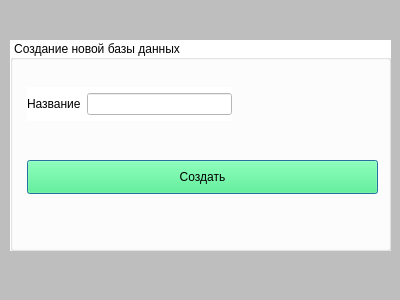
<?xml version="1.0" encoding="UTF-8"?>
<ui version="4.0">
 <class>create_db</class>
 <widget class="QDialog" name="create_db">
  <property name="geometry">
   <rect>
    <x>0</x>
    <y>0</y>
    <width>400</width>
    <height>300</height>
   </rect>
  </property>
  <property name="windowTitle">
   <string>Dialog</string>
  </property>
  <property name="styleSheet">
   <string notr="true">background-color: rgb(190, 190, 190);
</string>
  </property>
  <widget class="QGroupBox" name="groupBox">
   <property name="geometry">
    <rect>
     <x>10</x>
     <y>40</y>
     <width>381</width>
     <height>211</height>
    </rect>
   </property>
   <property name="styleSheet">
    <string notr="true">background-color: rgb(255, 255, 255);</string>
   </property>
   <property name="title">
    <string>Создание новой базы данных</string>
   </property>
   <widget class="QLabel" name="label_2">
    <property name="geometry">
     <rect>
      <x>60</x>
      <y>130</y>
      <width>58</width>
      <height>18</height>
     </rect>
    </property>
    <property name="text">
     <string/>
    </property>
   </widget>
   <widget class="QPushButton" name="pushButton">
    <property name="geometry">
     <rect>
      <x>17</x>
      <y>120</y>
      <width>351</width>
      <height>34</height>
     </rect>
    </property>
    <property name="styleSheet">
     <string notr="true">background-color: rgb(57, 255, 120);</string>
    </property>
    <property name="text">
     <string>Создать</string>
    </property>
   </widget>
   <widget class="QWidget" name="layoutWidget">
    <property name="geometry">
     <rect>
      <x>17</x>
      <y>47</y>
      <width>205</width>
      <height>34</height>
     </rect>
    </property>
    <layout class="QHBoxLayout" name="horizontalLayout">
     <item>
      <widget class="QLabel" name="label">
       <property name="text">
        <string>Название</string>
       </property>
      </widget>
     </item>
     <item>
      <widget class="QLineEdit" name="name"/>
     </item>
    </layout>
   </widget>
  </widget>
 </widget>
 <resources/>
 <connections/>
</ui>
